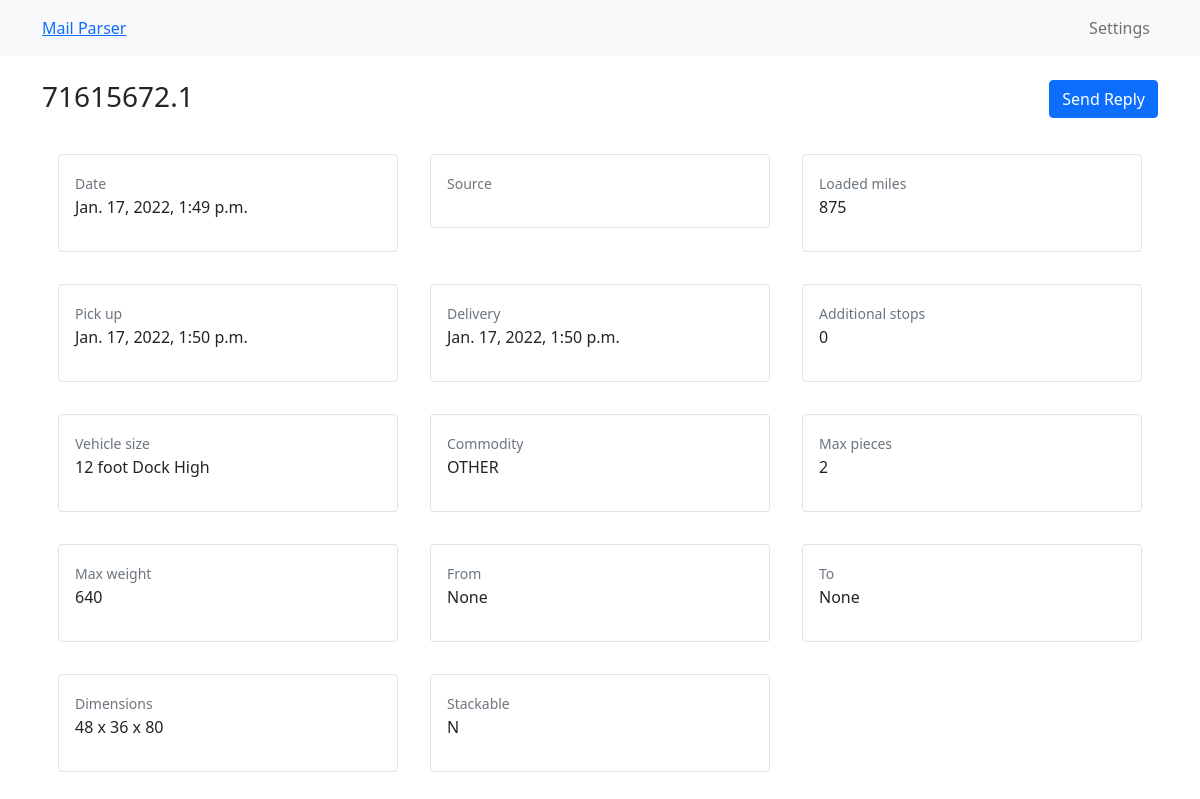
Page /mail/1/ on the committed database.
### mails/models.py (models this page shows)
class Mail(models.Model):
	date = models.DateTimeField()
	source_email = models.CharField(max_length=250,default="None")
	pro_number = models.CharField(max_length=100)
	loaded_miles = models.IntegerField()
	pickup = models.DateTimeField()
	delivery = models.DateTimeField()
	no_of_additional_stops = models.IntegerField()
	vehicle_size = models.CharField(max_length=100)
	commodity = models.CharField(max_length=100)
	max_pieces = models.IntegerField()
	max_weight = models.IntegerField()
	from_address = models.CharField(max_length=250,default="None")
	to_address = models.CharField(max_length=250,default="None")
	dimensions = models.CharField(max_length=20)
	stackable = models.CharField(max_length=20)

### mails/views.py (the view)
# urls.py: path('mail/<int:mail_id>/',views.mail_detail,name="mail_detail"),
def mail_detail(request,mail_id):
	mail = Mail.objects.get(id=mail_id)
	context = {
		"mail":mail
	}
	return render(request,"mail.html",context)

### mails/templates/mail.html (shortened to what this page needs)
<!DOCTYPE html>
<html lang="en">
<head>
	<link href="https://cdn.jsdelivr.net/npm/bootstrap@5.0.2/dist/css/bootstrap.min.css" rel="stylesheet">
</head>
<body>
	<nav class="navbar navbar-expand-lg navbar-light bg-light">
	  <div class="container container-fluid">
		<a class="navbar-hrand" href="#">Mail Parser</a>
		<div class="d-flex justify-content-end collapse navbar-collapse" id="navbarNav">
		  <ul class="navbar-nav">
			<li class="nav-item">
			  <a class="nav-link" href="#">Settings</a>
			</li>
		  </ul>
		</div>
	  </div>
	</nav>
	<div class="mt-4 container">
		<div class="d-flex justify-content-between">
			<h3>{{mail.pro_number}}</h3>
			<div class="">
				<button class="btn btn-primary">Send Reply</button>
			</div>
		</div>
		<div class="mt-3 d-flex flex-wrap">
			<div class="p-3 col-4">
				<div class="p-3 rounded d-flex flex-column border">
					<label for="" class="text-muted"><small>Date</small></label>
					<p>{{mail.date}}</p>
				</div>
			</div>
			<div class="p-3 col-4">
				<div class="p-3 rounded d-flex flex-column border">
					<label for="" class="text-muted"><small>Source</small></label>
				</div>
			</div>
			<div class="p-3 col-4">
				<div class="p-3 rounded d-flex flex-column border">
					<label for="" class="text-muted"><small>Loaded miles</small></label>
					<p>{{mail.loaded_miles}}</p>
				</div>
			</div>
			<div class="p-3 col-4">
				<div class="p-3 rounded d-flex flex-column border">
					<label for="" class="text-muted"><small>Pick up</small></label>
					<p>{{mail.pickup}}</p>
				</div>
			</div>
			<div class="p-3 col-4">
				<div class="p-3 rounded d-flex flex-column border">
					<label for="" class="text-muted"><small>Delivery</small></label>
					<p>{{mail.delivery}}</p>
				</div>
			</div>
			<div class="p-3 col-4">
				<div class="p-3 rounded d-flex flex-column border">
					<label for="" class="text-muted"><small>Additional stops</small></label>
					<p>{{mail.no_of_additional_stops}}</p>
				</div>
			</div>
			<div class="p-3 col-4">
				<div class="p-3 rounded d-flex flex-column border">
					<label for="" class="text-muted"><small>Vehicle size</small></label>
					<p>{{mail.vehicle_size}}</p>
				</div>
			</div>
			<div class="p-3 col-4">
				<div class="p-3 rounded d-flex flex-column border">
					<label for="" class="text-muted"><small>Commodity</small></label>
					<p>{{mail.commodity}}</p>
				</div>
			</div>
			<div class="p-3 col-4">
				<div class="p-3 rounded d-flex flex-column border">
					<label for="" class="text-muted"><small>Max pieces</small></label>
					<p>{{mail.max_pieces}}</p>
				</div>
			</div>
			<div class="p-3 col-4">
				<div class="p-3 rounded d-flex flex-column border">
					<label for="" class="text-muted"><small>Max weight</small></label>
					<p>{{mail.max_weight}}</p>
				</div>
			</div>
			<div class="p-3 col-4">
				<div class="p-3 rounded d-flex flex-column border">
					<label for="" class="text-muted"><small>From</small></label>
					<p>{{mail.from_address}}</p>
				</div>
			</div>
			<div class="p-3 col-4">
				<div class="p-3 rounded d-flex flex-column border">
					<label for="" class="text-muted"><small>To</small></label>
					<p>{{mail.to_address}}</p>
				</div>
			</div>
			<div class="p-3 col-4">
				<div class="p-3 rounded d-flex flex-column border">
					<label for="" class="text-muted"><small>Dimensions</small></label>
					<p>{{mail.dimensions}}</p>
				</div>
			</div>
			<div class="p-3 col-4">
				<div class="p-3 rounded d-flex flex-column border">
					<label for="" class="text-muted"><small>Stackable</small></label>
					<p>{{mail.stackable}}</p>
				</div>
			</div>
		</div>
	</div>
</body>
</html>

### rows in the picture
Mail: pro_number "71615672.1", date "Jan. 17, 2022, 1:49 p.m.", loaded_miles "875", pickup "Jan. 17, 2022, 1:50 p.m.", delivery "Jan. 17, 2022, 1:50 p.m.", no_of_additional_stops "0", vehicle_size "12 foot Dock High", commodity "OTHER", max_pieces "2", max_weight "640", from_address "None", to_address "None", dimensions "48 x 36 x 80", stackable "N"
